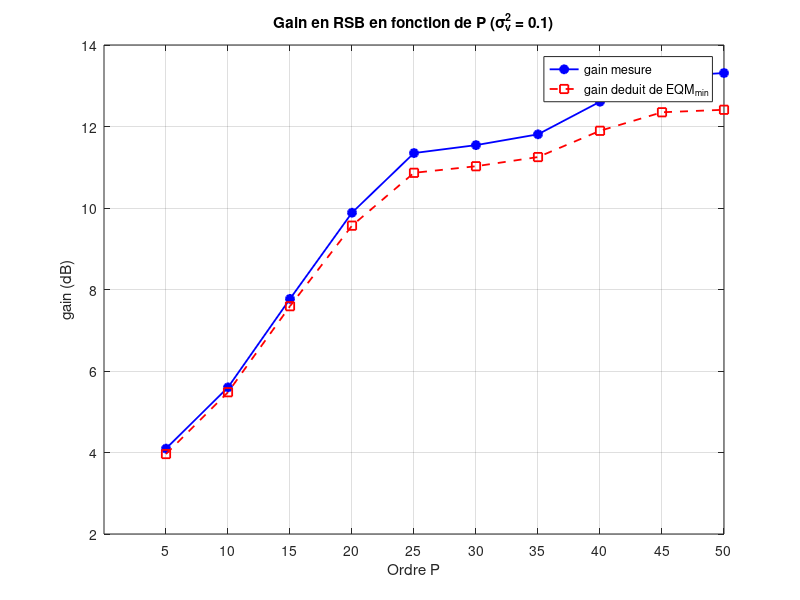

Write the MATLAB code that produced this figure.
%% Partie 2 - Question (f) : gain en RSB en fonction de l'ordre P
clear; clc; close all;
if ~isfolder('figs_partie2'), mkdir('figs_partie2'); end

% Parametres
N     = 1e4;
n     = (1:N)';
w0    = 0.05*pi;
phi   = pi/4;
sigv2 = 0.1;
Plist = 5:5:50;
nP    = length(Plist);

% Signal propre et signal bruite (meme realisation pour tous les P)
d = sin(n*w0 + phi);
v = sqrt(sigv2)*randn(N,1);
x = d + v;

% Puissances du signal et du bruit (boucle for)
Sd = 0; Sv = 0;
for k = 1:N
    Sd = Sd + d(k)^2;
    Sv = Sv + v(k)^2;
end
Pd = Sd / N;
Pv = Sv / N;

% RSB avant debruitage
RSBav = 10*log10(Pd / Pv);
fprintf('Pd = %.4f | Pv = %.4f | RSB_av = %.2f dB\n', Pd, Pv, RSBav);

RSBap  = zeros(1, nP);
gain   = zeros(1, nP);
gainTh = zeros(1, nP);   % gain deduit de EQM_min, pour comparaison

for m = 1:nP
    P = Plist(m);

    % Filtre de Wiener d'ordre P
    rx = xcorr(x, P-1, 'biased'); rx = rx(P:end);
    rd = xcorr(d, P-1, 'biased'); rd = rd(P:end);
    wopt = toeplitz(rx) \ rd;
    dhat = filter(wopt, 1, x);
    EQMmin = rd(1) - wopt' * rd;

    % Puissance de l'erreur residuelle (boucle for)
    Se = 0;
    for k = 1:N
        Se = Se + (d(k) - dhat(k))^2;
    end
    Pe = Se / N;

    % RSB apres debruitage et gain
    RSBap(m)  = 10*log10(Pd / Pe);
    gain(m)   = RSBap(m) - RSBav;
    gainTh(m) = 10*log10(Pv / EQMmin);

    fprintf('P = %2d : RSB_ap = %.2f dB | gain = %.2f dB | gain (EQM_min) = %.2f dB\n', ...
        P, RSBap(m), gain(m), gainTh(m));
end

% Figure 36 : gain en fonction de P
figure;
plot(Plist, gain, 'b-o', 'LineWidth', 1.3, 'MarkerFaceColor', 'b'); hold on;
plot(Plist, gainTh, 'r--s', 'LineWidth', 1.3);
grid on; xticks(Plist);
xlabel('Ordre P'); ylabel('gain (dB)');
title('Gain en RSB en fonction de P (\sigma_v^2 = 0.1)');
legend('gain mesure', 'gain deduit de EQM_{min}', 'Location', 'best');
saveas(gcf, 'figs_partie2/fig36.png');
